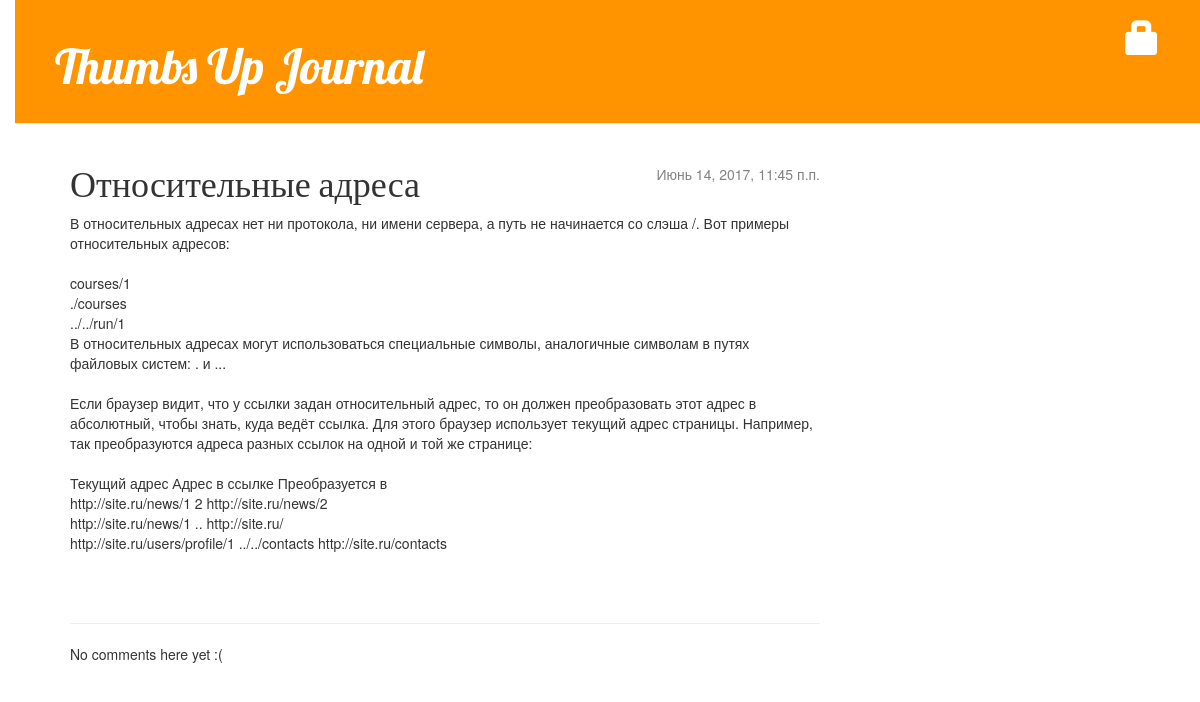
The page /post/8/ on the database its author committed.
### blog/models.py (models this page shows, shortened)
class Post(models.Model):
    author = models.ForeignKey('auth.User')
    title = models.CharField(max_length=200)
    text = models.TextField()
    created_date = models.DateTimeField(
            default=timezone.now)
    published_date = models.DateTimeField(
            blank=True, null=True)

### blog/views.py (the view)
# urls.py: url(r'^post/(?P<pk>[0-9]+)/$', views.post_detail, name='post_detail'),
def post_detail(request, pk):
    post = get_object_or_404(Post, pk=pk)
    return render(request, 'blog/post_detail.html', {'post': post})

### blog/templates/blog/post_detail.html (shortened to what this page needs)
{% extends 'blog/base.html' %}
    {% block content %}
        <div class="post">
            {% if post.published_date %}
                                <div class="date">
                    {{ post.published_date }}
                </div>
            {% endif %}
            <h1>{{ post.title }}</h1>
            <p>{{ post.text|linebreaksbr }}</p>
        </div>
        <hr>
            {% for comment in post.comments.all %}
                <div class="comment">
                    <div class="date">{{ comment.created_date }}</div>
                    <strong>{{ comment.author }}</strong>
                    <p>{{ comment.text|linebreaks }}</p>
                </div>
            {% empty %}
                <p>No comments here yet :(</p>
            {% endfor %}
    {% endblock %}

### blog/static/css/blog.css (style rules this page uses)
body { padding-left: 15px; }
h1, h2, h3, h4 { font-family: 'Lobster', cursive; }
.date { float: right; color: #828282; }
.post { margin-bottom: 70px; }

### rows shown on the page
Post: published_date "Июнь 14, 2017, 11:45 п.п.", title "Относительные адреса", text "В относительных адресах нет ни протокола, ни имени сервера, а путь не начинается со слэша /. Вот примеры относительных адресов: courses/1 ./courses ../../run/1 В относительных адресах могут использоваться специальные символы, аналогичные символам в путях файловых систем: . и ... Если браузер видит, что у ссылки задан относительный адрес, то он должен преобразовать этот адрес в абсолютный, чтобы знать, куда ведёт ссылка. Для этого браузер использует текущий адрес страницы. Например, так преобразуются адреса разных ссылок на одной и той же странице: Текущий адрес Адрес в ссылке Преобразуется в http://site.ru/news/1 2 http://site.ru/news/2 http://site.ru/news/1 .. http://site.ru/…"
